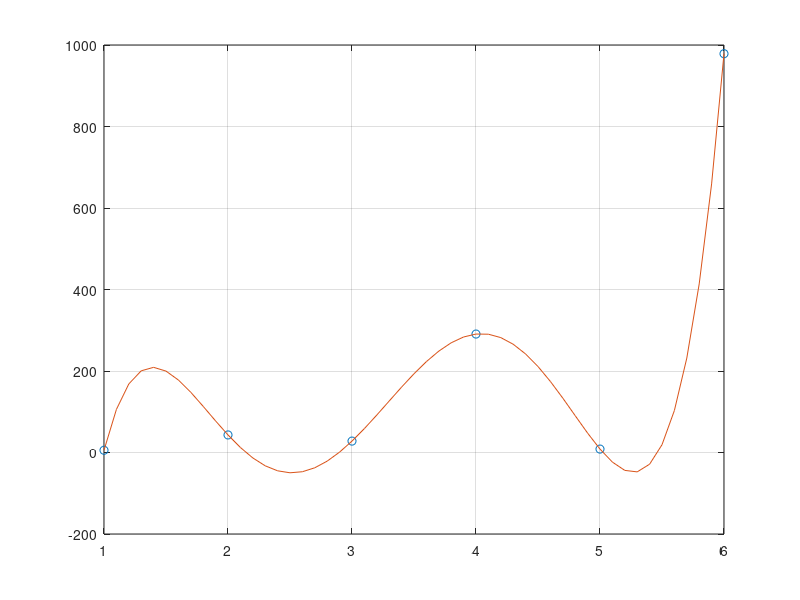

Write the MATLAB code that produced this figure.
x = [1 2 3 4 5 6]; y = [5.5 43.1 28 290.7 8.4 978.67];   %data
p = polyfit(x,y,5);   %get the polynomial

% Compute the values of the polyfit estimate over a finer range, 
% and plot the estimate over the real data values for comparison:
x2 = 1:.1:6;          
y2 = polyval(p,x2);
plot(x,y,'o',x2,y2);
grid on